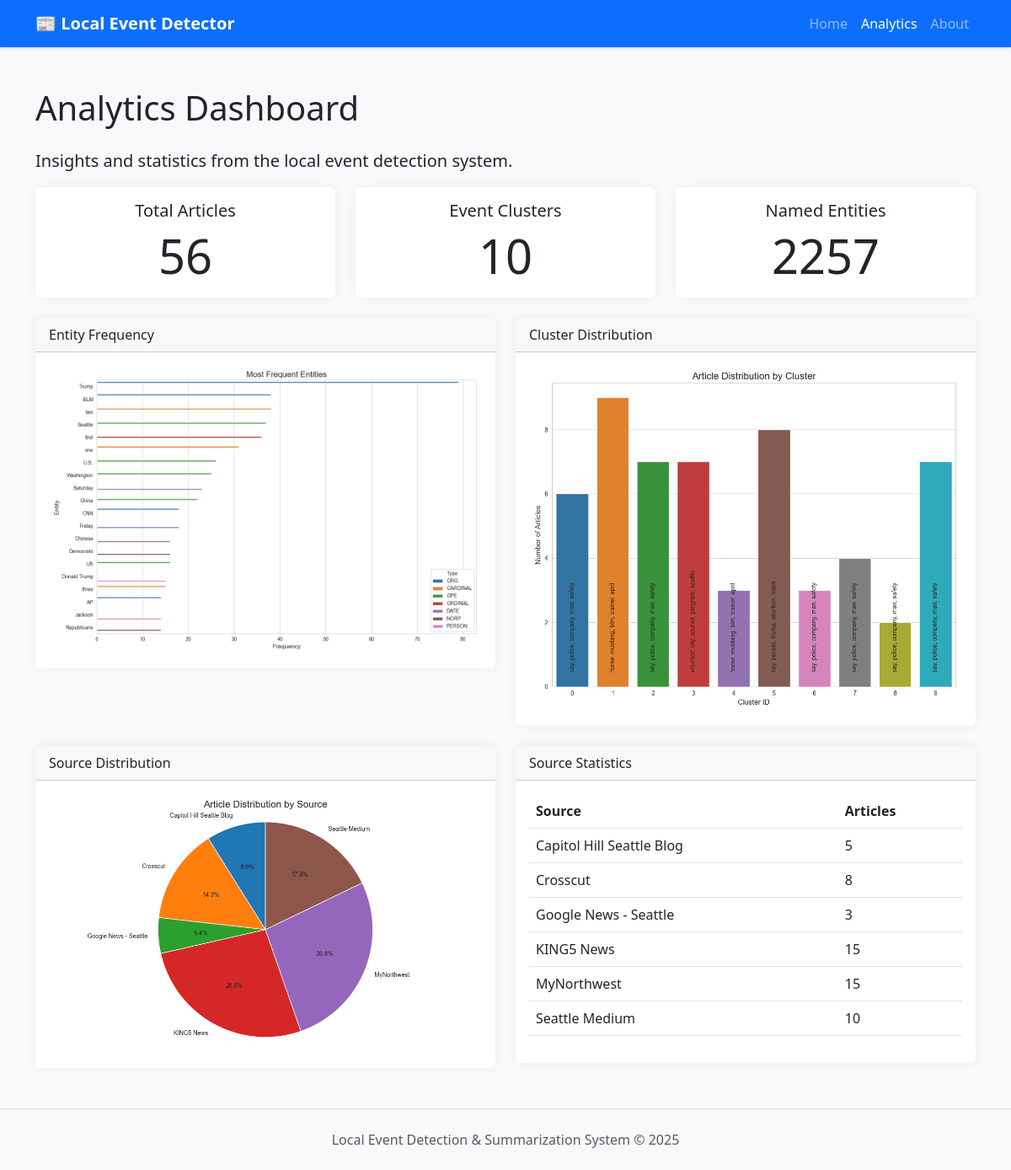
The app's page /analytics with its own data.
### database/setup_db.py (models this page shows)
class Article(Base):
    __tablename__ = 'articles'
    id = Column(Integer, primary_key=True)
    title = Column(String(255), nullable=False)
    url = Column(String(512), unique=True, nullable=False)
    source = Column(String(100), nullable=False)
    author = Column(String(100), nullable=True)
    published_date = Column(DateTime, default=datetime.now)
    content = Column(Text, nullable=False)
    processed_content = Column(Text, nullable=True)
    cluster_id = Column(Integer, nullable=True)
    embedding = Column(Text, nullable=True)  # Store as JSON string
    entities = relationship("Entity", back_populates="article")

### webapp/app.py (the view)
@app.route('/analytics')
def analytics():
    generate_all_visualizations()
    session = setup_db()
    stats = {
        'total_articles': session.query(Article).count(),
        'total_clusters': session.query(Cluster).count(),
        'total_entities': session.query(Entity).count()
    }
    sources = session.query(
        Article.source, func.count(Article.id).label('count')
    ).group_by(
        Article.source
    ).all()
    source_stats = {source.source: source.count for source in sources}
    session.close()
    return render_template('analytics.html', stats=stats, sources=source_stats)

### analysis/visualize.py (called while the page is built)
def generate_all_visualizations():
    create_entity_frequency_chart()
    create_cluster_distribution_chart()
    create_source_distribution_chart()

### database/setup_db.py (called while the page is built)
def setup_db():
    db_path = os.path.join(os.path.dirname(__file__), '..', 'event_data.db')
    engine = create_engine(f'sqlite:///{db_path}')
    Base.metadata.create_all(engine)
    Session = sessionmaker(bind=engine)
    return Session()

### webapp/app.py (called while the page is built)
@app.context_processor
def inject_now():
    return {'now': datetime.utcnow}

### webapp/templates/analytics.html (shortened to what this page needs)
{% extends 'base.html' %}
{% block content %}
<div class="row">
    <div class="col-12">
        <h1 class="mb-4">Analytics Dashboard</h1>
        <p class="lead">
            Insights and statistics from the local event detection system.
        </p>
    </div>
</div>
<div class="row mb-4">
    <div class="col-md-4">
        <div class="card text-center">
            <div class="card-body">
                <h5 class="card-title">Total Articles</h5>
                <p class="card-text display-4">{{ stats.total_articles }}</p>
            </div>
        </div>
    </div>
    <div class="col-md-4">
        <div class="card text-center">
            <div class="card-body">
                <h5 class="card-title">Event Clusters</h5>
                <p class="card-text display-4">{{ stats.total_clusters }}</p>
            </div>
        </div>
    </div>
    <div class="col-md-4">
        <div class="card text-center">
            <div class="card-body">
                <h5 class="card-title">Named Entities</h5>
                <p class="card-text display-4">{{ stats.total_entities }}</p>
            </div>
        </div>
    </div>
</div>
<div class="row mb-4">
    <div class="col-md-6">
        <div class="card">
            <div class="card-header">
                Entity Frequency
            </div>
            <div class="card-body text-center">
                <img src="/static/entity_frequency.png" alt="Entity frequency chart" class="img-fluid">
            </div>
        </div>
    </div>
    <div class="col-md-6">
        <div class="card">
            <div class="card-header">
                Cluster Distribution
            </div>
            <div class="card-body text-center">
                <img src="/static/cluster_distribution.png" alt="Cluster distribution chart" class="img-fluid">
            </div>
        </div>
    </div>
</div>
<div class="row">
    <div class="col-md-6">
        <div class="card">
            <div class="card-header">
                Source Distribution
            </div>
            <div class="card-body text-center">
                <img src="/static/source_distribution.png" alt="Source distribution chart" class="img-fluid">
            </div>
        </div>
    </div>
    <div class="col-md-6">
        <div class="card">
            <div class="card-header">
                Source Statistics
            </div>
            <div class="card-body">
                <table class="table">
                    <thead>
                        <tr>
                            <th>Source</th>
                            <th>Articles</th>
                        </tr>
                    </thead>
                    <tbody>
                        {% for source, count in sources.items() %}
                        <tr>
                            <td>{{ source }}</td>
                            <td>{{ count }}</td>
                        </tr>
                        {% endfor %}
                    </tbody>
                </table>
            </div>
        </div>
    </div>
</div>
{% endblock %}

### webapp/templates/base.html (shortened to what this page needs)
<!DOCTYPE html>
<html lang="en">
<head>
    <link href="https://cdn.jsdelivr.net/npm/bootstrap@5.3.0-alpha1/dist/css/bootstrap.min.css" rel="stylesheet">
    <link rel="stylesheet" href="{{ url_for('static', filename='css/style.css') }}">
</head>
<body>
    <nav class="navbar navbar-expand-lg navbar-dark bg-primary fixed-top">
        <div class="container">
            <a class="navbar-brand fw-bold" href="/">📰 Local Event Detector</a>
            <div class="collapse navbar-collapse" id="navbarNav">
                <ul class="navbar-nav ms-auto">
                    <li class="nav-item">
                        <a class="nav-link {{ 'active' if request.path == '/' else '' }}" href="/">Home</a>
                    </li>
                    <li class="nav-item">
                        <a class="nav-link {{ 'active' if request.path == '/analytics' else '' }}" href="/analytics">Analytics</a>
                    </li>
                    <li class="nav-item">
                        <a class="nav-link {{ 'active' if request.path == '/about' else '' }}" href="/about">About</a>
                    </li>
                </ul>
            </div>
        </div>
    </nav>
    <main class="container mt-5 mb-5">
        {% block content %}{% endblock %}
    </main>
    <footer class="py-4 bg-light text-center border-top">
        <div class="container">
            <p class="text-muted mb-0">Local Event Detection & Summarization System &copy; {{ now().year }}</p>
        </div>
    </footer>
</body>
</html>

### webapp/static/css/style.css (style rules this page uses)
body { padding-top: 56px; background-color: #f8f9fa; }
.navbar { box-shadow: 0 2px 4px rgba(0,0,0,.1); }
.cluster-card, .card { border: none; box-shadow: 0 0 15px rgba(0,0,0,0.05); transition: transform 0.2s ease-in-out, box-shadow 0.2s ease-in-out; }
.card-header { font-weight: 500; }
footer { padding: 2rem 0; background-color: #e9ecef; }

### records on screen
Article: source "Google News - Seattle", cluster "3"
Article: source "MyNorthwest", id "15"

### other values on screen
{{ stats.total_articles }} "56"
{{ stats.total_clusters }} "10"
{{ stats.total_entities }} "2257"
{{ source }} "Capitol Hill Seattle Blog" "Crosscut" "KING5 News" "Seattle Medium"
{{ count }} "5" "8" "15" "10"
